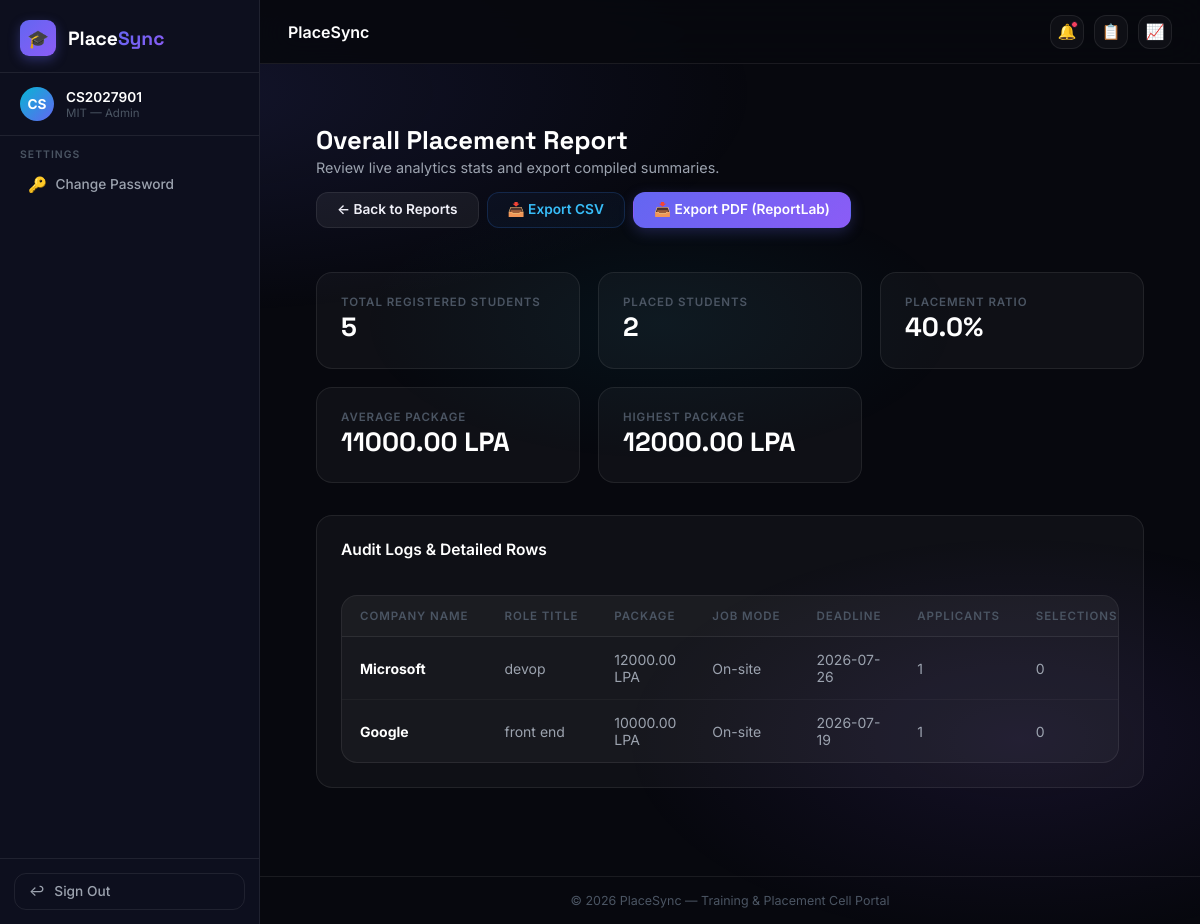
/reports/placement/ (signed in), run on the app's committed database.
### accounts/models.py (models this page shows, shortened)
class User(AbstractUser):
    class Role(models.TextChoices):
        COLLEGE_ADMIN = 'COLLEGE_ADMIN', 'College Admin'
        STUDENT = 'STUDENT', 'Student'
    role = models.CharField(
        max_length=20,
        choices=Role.choices,
        default=Role.STUDENT
    )
    college = models.ForeignKey(
        'colleges.College',
        on_delete=models.SET_NULL,
        null=True,
        blank=True,
        related_name='users'
    )
    must_change_password = models.BooleanField(default=False)

### colleges/models.py (models this page shows, shortened)
class College(models.Model):
    name = models.CharField(max_length=255, unique=True)
    code = models.CharField(max_length=50, unique=True, help_text="Unique college code or abbreviation")
    address = models.TextField(blank=True)
    website = models.URLField(blank=True)
    created_at = models.DateTimeField(auto_now_add=True)
    logo = models.ImageField(upload_to='college_logos/', blank=True, null=True)
    university = models.CharField(max_length=255, blank=True)
    email = models.EmailField(blank=True)
    phone = models.CharField(max_length=20, blank=True)
    linkedin = models.URLField(blank=True, verbose_name="LinkedIn")
    twitter = models.URLField(blank=True, verbose_name="Twitter")
    instagram = models.URLField(blank=True, verbose_name="Instagram")

### companies/models.py (models this page shows, shortened)
class Company(models.Model):
    class JobMode(models.TextChoices):
        REMOTE = 'REMOTE', 'Remote'
        HYBRID = 'HYBRID', 'Hybrid'
        ON_SITE = 'ON_SITE', 'On-site'
    class VerificationStatus(models.TextChoices):
        PENDING = 'PENDING', 'Pending'
        VERIFIED = 'VERIFIED', 'Verified'
        REJECTED = 'REJECTED', 'Rejected'
    college = models.ForeignKey(
        'colleges.College',
        on_delete=models.CASCADE,
        related_name='companies'
    )
    name = models.CharField(max_length=255)
    logo = models.ImageField(upload_to='company_logos/', blank=True, null=True)
    website = models.URLField(blank=True)
    career_page = models.URLField(blank=True)
    industry = models.CharField(max_length=255, blank=True)
    company_size = models.CharField(max_length=100, blank=True, null=True)
    linkedin_url = models.URLField(blank=True, null=True)
    about_company = models.TextField(blank=True, null=True)
    registration_number = models.CharField(max_length=100, blank=True, null=True)
    hr_name = models.CharField(max_length=255, blank=True)
    hr_email = models.EmailField(blank=True)
    hr_phone = models.CharField(max_length=20, blank=True)
    hr_notes = models.TextField(blank=True, help_text="Any additional HR contact details or notes")
    location = models.CharField(max_length=255, blank=True)
    package_amount = models.DecimalField(
        max_digits=10,
        decimal_places=2,
        null=True,
        blank=True,
        help_text="Package Offered (LPA) e.g. 12.50"
    )
    stipend_amount = models.DecimalField(
        max_digits=10,
        decimal_places=2,
        null=True,
        blank=True,
        help_text="Monthly Stipend Offered e.g. 25000"
    )
    job_mode = models.CharField(
        max_length=20,
        choices=JobMode.choices,
        default=JobMode.ON_SITE
    )
    placement_history = models.TextField(
        blank=True,
        help_text="Summary of past recruits, years, and performance from this college"
    )
    verification_status = models.CharField(
        max_length=20,
        choices=VerificationStatus.choices,
        default=VerificationStatus.PENDING
    )
    is_website_verified = models.BooleanField(default=False)
    is_email_verified = models.BooleanField(default=False)
    is_career_page_verified = models.BooleanField(default=False)
    is_address_verified = models.BooleanField(default=False)
    verification_notes = models.TextField(blank=True)
    trust_score = models.PositiveIntegerField(default=0)
    created_at = models.DateTimeField(auto_now_add=True)
    updated_at = models.DateTimeField(auto_now=True)
    class Meta:
        constraints = [
            models.UniqueConstraint(
                fields=['college', 'name'],
                name='unique_college_company_name'
            ),
        ]
        ordering = ['name']

### placements/models.py (models this page shows, shortened)
class PlacementDrive(models.Model):
    class Status(models.TextChoices):
        UPCOMING = 'UPCOMING', 'Upcoming'
        ACTIVE = 'ACTIVE', 'Active'
        COMPLETED = 'COMPLETED', 'Completed'
    class DriveType(models.TextChoices):
        JOB = 'JOB', 'Job Drive'
        INTERNSHIP = 'INTERNSHIP', 'Internship Drive'
    college = models.ForeignKey(
        'colleges.College',
        on_delete=models.CASCADE,
        related_name='placement_drives'
    )
    company = models.ForeignKey(
        'companies.Company',
        on_delete=models.CASCADE,
        related_name='placement_drives'
    )
    role = models.CharField(max_length=255)
    drive_type = models.CharField(
        max_length=20,
        choices=DriveType.choices,
        default=DriveType.JOB
    )
    package_amount = models.DecimalField(
        max_digits=10,
        decimal_places=2,
        null=True,
        blank=True,
        help_text="Package in LPA (or Stipend per month for internships)"
    )
    job_mode = models.CharField(
        max_length=20,
        choices=[
            ('REMOTE', 'Remote'),
            ('HYBRID', 'Hybrid'),
            ('ON_SITE', 'On-site')
        ],
        default='ON_SITE'
    )
    deadline = models.DateField(null=True, blank=True)
    status = models.CharField(
        max_length=20,
        choices=Status.choices,
        default=Status.ACTIVE
    )
    min_cgpa = models.DecimalField(
        max_digits=4,
        decimal_places=2,
        default=0.00,
        help_text="Minimum CGPA required"
    )
    max_backlogs = models.PositiveIntegerField(
        default=0,
        help_text="Maximum active backlogs allowed"
    )
    eligible_departments = models.ManyToManyField(
        'departments.Department',
        related_name='eligible_drives',
        blank=True
    )
    eligible_batches = models.ManyToManyField(
        'batches.Batch',
        related_name='eligible_drives',
        blank=True
    )
    required_skills = models.TextField(
        blank=True,
        help_text="Comma-separated required skills (e.g. Python, SQL)"
    )
    selection_process = models.TextField(
        blank=True,
        help_text="Details of selection rounds (e.g. Resume Shortlisting -> Test -> Technical -> HR)"
    )
    location = models.CharField(
        max_length=255,
        blank=True,
        help_text="Job/Internship location"
    )
    class EmploymentType(models.TextChoices):
        FULL_TIME = 'FULL_TIME', 'Full Time'
        PART_TIME = 'PART_TIME', 'Part Time'
        CONTRACT = 'CONTRACT', 'Contract'
        FREELANCE = 'FREELANCE', 'Freelance'
    employment_type = models.CharField(
        max_length=20,
        choices=EmploymentType.choices,
        default=EmploymentType.FULL_TIME
    )
    vacancies = models.PositiveIntegerField(
        default=1,
        help_text="Number of open positions"
    )
    job_description = models.TextField(
        blank=True,
        help_text="Full description of the role"
    )
    responsibilities = models.TextField(
        blank=True,
        help_text="Key responsibilities for the role"
    )
    attachment = models.FileField(
        upload_to='drive_attachments/',
        blank=True,
        null=True,
        help_text="Optional supporting document (PDF, DOCX)"
    )
    created_at = models.DateTimeField(auto_now_add=True)
    class Meta:
        ordering = ['-created_at']

### reports/views.py (the view)
# urls.py: path('<str:report_type>/', ViewReportView.as_view(), name='view_report'),
class ViewReportView(LoginRequiredMixin, View):
    template_name = 'reports/report_view.html'
    def get(self, request, report_type, *args, **kwargs):
        college = request.user.college
        if not college:
            raise Http404()
        valid_reports = ['placement', 'student', 'batch', 'company', 'salary', 'internship']
        if report_type not in valid_reports:
            raise Http404("Report type invalid.")
        report = compile_report_data(college, report_type)
        context = {
            'report_type': report_type,
            'title': report['title'],
            'headers': report['headers'],
            'data': report['data'],
            'metrics': report['metrics']
        }
        return render(request, self.template_name, context)

### staff_permissions/templatetags/staff_tags.py (called while the page is built)
@register.filter(name='has_perm_filter')
def has_perm_filter(user, permission_name):
    if not user or not user.is_authenticated:
        return False
    return has_staff_permission(user, permission_name)

@register.filter(name='is_college_admin_filter')
def is_college_admin_filter(user):
    if not user or not user.is_authenticated:
        return False
    return is_college_admin(user)

### staff_permissions/utils.py (called while the page is built, shortened)
def is_college_admin(user):
    if not user.is_authenticated:
        return False
    if user.is_superuser:
        return True
    if getattr(user, 'role', '') == 'COLLEGE_ADMIN':
        return not hasattr(user, 'staff_profile')
    return False

def has_staff_permission(user, permission_name):
    if not user.is_authenticated:
        return False
    if is_college_admin(user):
        return True
    if getattr(user, 'role', '') != 'COLLEGE_ADMIN':
        return False

### templates/reports/report_view.html (shortened to what this page needs)
{% extends 'base.html' %}
{% block content %}
<div class="container" style="flex: 1; padding-top: 2rem; padding-bottom: 3rem;">
    <div class="dashboard-header" style="border-bottom: none; margin-bottom: 1.5rem;">
        <div>
            <h1 class="dashboard-title">{{ title }}</h1>
            <p class="dashboard-welcome">Review live analytics stats and export compiled summaries.</p>
        </div>
        <div style="display: flex; gap: 0.5rem; flex-wrap: wrap;">
            <a href="{% url 'reports:dashboard' %}" class="btn btn-secondary">&larr; Back to Reports</a>
            <a href="{% url 'reports:export_report' report_type=report_type export_format='csv' %}" class="btn btn-secondary" style="background: rgba(59,130,246,0.05); color: var(--info); border-color: rgba(59,130,246,0.2);">📥 Export CSV</a>
            <a href="{% url 'reports:export_report' report_type=report_type export_format='pdf' %}" class="btn btn-primary" style="box-shadow: 0 4px 14px rgba(99,102,241,0.25);">📥 Export PDF (ReportLab)</a>
        </div>
    </div>
    {% if metrics %}
        <div class="dashboard-grid" style="margin-bottom: 2rem; grid-template-columns: repeat(auto-fit, minmax(220px, 1fr));">
            {% for m in metrics %}
                <div class="stats-card">
                    <p class="stats-label">{{ m.label }}</p>
                    <h2 class="stats-value" style="color: #fff; font-size: 1.65rem;">{{ m.value }}</h2>
                </div>
            {% endfor %}
        </div>
    {% endif %}
    <div class="card-panel" style="margin-top: 0; padding: 1.5rem;">
        <h3 class="panel-title" style="border-bottom: 1px solid var(--card-border); padding-bottom: 0.75rem; margin-bottom: 1.5rem;">Audit Logs &amp; Detailed Rows</h3>
        {% if data %}
            <div class="table-wrapper">
                <div class="table-responsive">
                    <table class="data-table">
                        <thead>
                            <tr>
                                {% for h in headers %}
                                    <th>{{ h }}</th>
                                {% endfor %}
                            </tr>
                        </thead>
                        <tbody>
                            {% for row in data %}
                                <tr>
                                    {% for cell in row %}
                                        <td>
                                            {% if forloop.first %}
                                                <strong style="color: #fff;">{{ cell }}</strong>
                                            {% else %}
                                                {{ cell|default:"-" }}
                                            {% endif %}
                                        </td>
                                    {% endfor %}
                                </tr>
                            {% endfor %}
                        </tbody>
                    </table>
                </div>
            </div>
        {% else %}
            <p style="text-align: center; color: var(--text-secondary); font-style: italic; padding: 3rem 0; margin: 0;">
                No matching logs or records compiled in database.
            </p>
        {% endif %}
    </div>
</div>
{% endblock %}

### templates/base.html (shortened to what this page needs)
{% load static %}
{% load staff_tags %}
<!DOCTYPE html>
<html lang="en">
<head>
    <link rel="stylesheet" href="{% static 'css/style.css' %}">
</head>
<body>
{% if user.is_authenticated %}
<div class="app-layout">
    <aside class="sidebar" role="navigation" aria-label="Main navigation">
        <a href="{% url 'dashboard:index' %}" class="sidebar-brand">
            <div class="sidebar-brand-icon">🎓</div>
            <div class="sidebar-brand-text">Place<span>Sync</span></div>
        </a>
        <div class="sidebar-user">
            <div class="sidebar-avatar">{{ user.username|slice:":2"|upper }}</div>
            <div class="sidebar-user-info">
                <div class="sidebar-user-name">{{ user.username }}</div>
                <div class="sidebar-user-role">{{ user.college.code }} — Admin</div>
            </div>
        </div>
        <div class="sidebar-section">
            <div class="sidebar-section-label">Settings</div>
            <ul class="sidebar-nav">
                {% if request.user|is_college_admin_filter %}
                <li><a href="{% url 'staff_permissions:settings' %}" class="sidebar-link"><span class="sidebar-link-icon">⚙️</span> Settings</a></li>
                {% else %}
                <li><a href="{% url 'staff_permissions:change_password' %}" class="sidebar-link"><span class="sidebar-link-icon">🔑</span> Change Password</a></li>
                {% endif %}
            </ul>
        </div>
        <div class="sidebar-footer">
            <a href="{% url 'accounts:logout' %}" class="sidebar-logout">
                <span>↩</span> Sign Out
            </a>
        </div>
    </aside>
    <div class="main-area">
        <header class="topbar">
            <span class="topbar-title">{% block topbar_title %}PlaceSync{% endblock %}</span>
            <div class="topbar-actions">
                <a href="{% url 'communication:notifications' %}" class="topbar-btn" title="Notifications">
                    🔔<span class="topbar-notif-dot"></span>
                </a>
                <a href="{% url 'reports:dashboard' %}"   class="topbar-btn" title="Reports">📋</a>
                <a href="{% url 'analytics:dashboard' %}" class="topbar-btn" title="Analytics">📈</a>
            </div>
        </header>
        <main class="page-content" id="main-content">
{% endif %}
{% block content %}{% endblock %}
{% if user.is_authenticated %}
        </main>
        <footer class="footer">
            &copy; 2026 PlaceSync &mdash; Training &amp; Placement Cell Portal
        </footer>
    </div>
</div>
{% else %}
</div>
{% endif %}
</body>
</html>

### data on the page
User: username "CS", username "CS2027901", college.code "MIT"
Company: row "Microsoft"
PlacementDrive: row "devop"
Company: row "Google"
PlacementDrive: row "front end"

### other printed values
{{ title }} "Overall Placement Report"
{{ m.label }} "TOTAL REGISTERED STUDENTS" "PLACED STUDENTS" "PLACEMENT RATIO" "AVERAGE PACKAGE" "HIGHEST PACKAGE"
{{ m.value }} "5" "2" "40.0%" "11000.00 LPA" "12000.00 LPA"
{{ h }} "COMPANY NAME" "ROLE TITLE" "PACKAGE" "JOB MODE" "DEADLINE" "APPLICANTS" "SELECTIONS"
{{ cell|default:"-" }} "12000.00 LPA" "On-site" "2026-07-26" "1" "0" "10000.00 LPA" "On-site" "2026-07-19" "1" "0"
